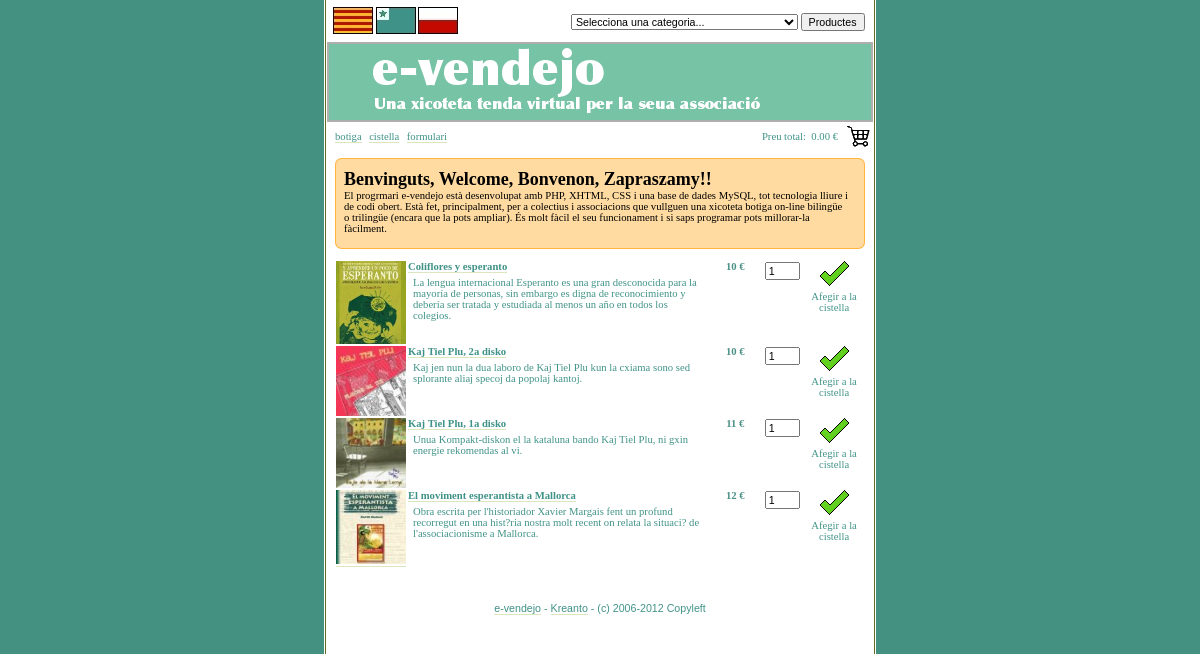
The page / on the database its author committed.
### tables this page shows
CREATE TABLE `configuracions` (
  `id` int(11) NOT NULL auto_increment,
  `camps` text,
  PRIMARY KEY  (`id`)
);

CREATE TABLE `dades` (
  `iddades` int(11) NOT NULL auto_increment,
  `nom` varchar(80) default NULL,
  `descripcio` text,
  `preu` int(5) default NULL,
  `id_categoria` int(2) default NULL,
  `imatge` varchar(50) default NULL,
  `autor` varchar(80) default NULL,
  PRIMARY KEY  (`iddades`)
);

### inc/vortoj_ca.inc (called while the page is built, shortened)
<?php
$botiga = "botiga";
$cistella = "cistella";
$formulari = "formulari";
$preu_total = "Preu total";
$afegir_a_cistella = "Afegir a la cistella";
$selecciona_una_categoria = "Selecciona una categoria...";
$productes = "Productes";
?>

### index.php (the view, shortened to what this page needs)
<?php
if (isset ($_GET['lingvo']))
	{
    	$lingvo = $_GET['lingvo'];
	}
	elseif (preg_match("/^ca/", $_SERVER['HTTP_ACCEPT_LANGUAGE']))
		{
		$lingvo = "ca";
		} else{
		$lingvo = "ca";
			}
?>
<!DOCTYPE HTML PUBLIC "-//W3C//DTD HTML 4.01 Transitional//EN" "http://www.w3.org/TR/xhtml1/DTD/xhtml1-transitional.dtd">
<html xmlns="http://www.w3.org/1999/xhtml" xml:lang="eo" lang="eo">
<head><title>E-vendejo, malgranda elektronika vendejo por via asocio</title>
<link rel="stylesheet" href="./inc/stylesheet.css" type="text/css">
</head>
<?php include ("./inc/capcalera_ca.inc"); ?>
<div id="menucentral">
<table border="0"><tr><td width="200px">
<p><a href="./index.php?lingvo=<?php echo ("$lingvo"); ?>"><?php echo ("$botiga"); ?></a> | <a href="./acxetajxojn.php?lingvo=<?php echo ("$lingvo"); ?>"><?php echo ("$cistella"); ?></a> | <a href="./formularo.php?lingvo=<?php echo ("$lingvo"); ?>"><?php echo ("$formulari"); ?></a></p>
</td><td width="330px" align="right"><p><font color="#3f9287"><?php echo ("$preu_total"); ?>:
</font>
</p></td><td valign="top"><img src="./imatges/icona_cistella.gif" alt=""></td></tr></table>
</div>
<table border="0"><tbody><tr>
<td id="wikibody" valign="top">
<div id="wikitext">
<?php
$variable_categoria=($_GET[categoria]);
if (($variable_categoria))
{
include ("./inc/conexio.php");
$result = mysql_query("SELECT id,nom_categoria FROM categories WHERE id=$variable_categoria",$db);
while($myrow = mysql_fetch_array($result))
{
?>
<font size="4" color="black"><strong><?php echo ("$categoria"); ?></a>: <?php echo ($myrow["nom_categoria"]);?></strong></font><br /><br />
<?php
}
mysql_close($db);
?>
<center>
<div id="taulaPrincipal">
<form NAME="itemsform">
<table border="0" cellspacing="0" width="100%" bgcolor="#ffffff" bordercolor="#dcdcdc" class="">
<?php
include ("./inc/conexio.php");
$result = mysql_query("SELECT dades.iddades, dades.nom, dades.descripcio, dades.preu, dades.id_categoria, dades.imatge, categories.id FROM dades LEFT JOIN categories ON dades.id_categoria=categories.id WHERE categories.id=$variable_categoria",$db);
?>
<?php
while($myrow = mysql_fetch_array($result))
{
?>
      <tr>
      <td valign="top"><a href="./articles.php?lingvo=<?php echo ("$lingvo"); ?>&id=<?php echo ($myrow["iddades"]);?>"><img src="./imatges/productes/<?php echo ($myrow["imatge"]);?>" border="0" alt="producte"/></a></td>
        <td width="300" valign="top"><strong><a href="./articles.php?lingvo=<?php echo ("$lingvo"); ?>&id=<?php echo ($myrow["iddades"]);?>"><?php echo ($myrow["nom"]);?></a></strong><br>
          <p><?php echo ($myrow["descripcio"]);?></p></td>
        <td width="50" align="center" valign="top"><font color="#499087"><b><?php echo ($myrow["preu"]);?> &euro;</b></font></td>
        <td width="40" valign="top" align="center">
          <input TYPE="value" NAME="agregar<?php echo ($myrow["iddades"]);?>" VALUE="1" SIZE="2">
        </td>
        <td width="60" valign="top">
          <center><img src="./imatges/compra.gif" alt="Afegir a la cistella"
onclick="buyItem('<?php echo ($myrow["nom"]);?>','<?php echo ($myrow["preu"]);?>', document.itemsform.agregar<?php echo (
$myrow["iddades"]);?>.value)" /><br/><p><?php echo ("$afegir_a_cistella"); ?></p></center>
        </td>
      </tr>
<?php
}
mysql_close($db);
?>
    </table>
</form>
<?php
} else {
include ("./inc/missio.php");
?>
<center>
<div id="taulaPrincipal">
<form NAME="itemsform">
<table border="0" cellspacing="0" width="100%" bgcolor="#ffffff" bordercolor="#dcdcdc" class="">
<?php
include ("./inc/conexio.php");
$result = mysql_query("SELECT * FROM dades ORDER BY iddades desc limit 10",$db);
while($myrow = mysql_fetch_array($result))
{
?>
      <tr>
      <td valign="top"><a href="./articles.php?lingvo=<?php echo ("$lingvo"); ?>&id=<?php echo ($myrow["iddades"]);?>"><img src="./imatges/productes/<?php echo ($myrow["imatge"]);?>" border="0" alt="producte" width="70" /></a></td>
        <td width="300" valign="top"><strong><a href="./articles.php?lingvo=<?php echo ("$lingvo"); ?>&id=<?php echo ($myrow["iddades"]);?>"><?php echo ($myrow["nom"]);?></a></strong><br>
          <p><?php echo ($myrow["descripcio"]);?></p><td>
        <td width="50" align="center" valign="top"><font color="#499087"><b><?php echo ($myrow["preu"]);?> &euro;</b></font></td>
        <td width="40" valign="top" align="center">
          <input TYPE="value" NAME="agregar<?php echo ($myrow["iddades"]);?>" VALUE="1" SIZE="2">
        </td>
        <td width="60" valign="top">
          <center><img src="./imatges/compra.gif" alt="Afegir a la cistella"
onclick="buyItem('<?php echo ($myrow["nom"]);?>','<?php echo ($myrow["preu"]);?>', document.itemsform.agregar<?php echo ($myrow["iddades"]);?>.value)" /><br/><p><?php echo ("$afegir_a_cistella"); ?></p></center>
        </td>
      </tr>
<?php
}
?>
    </table>
</form>
<?php
}
?>
</div>
</center>
</div>
</td></tr></tbody></table>
</div>
<?php include("inc/peu_ca.inc"); ?>
</div>
</div>
</body>
</html>

### inc/capcalera_ca.inc (shortened to what this page needs)
<body>
<div id="border">
<div id="container">
<div id="content">
<div id="header">
<table border="0" width="100%">
<tbody><tr><td>
<table border="0">
<tbody><tr><td>
<a href="<?php echo ("$PHP_SELF"); ?>?lingvo=ca"><img alt="catala" src="./imatges/catala.jpg" border="0"/></a>&nbsp;<a href="<?php echo ("$PHP_SELF"); ?>?lingvo=eo"><img alt="esperanto" src="./imatges/esperanto.jpg" border="0"/></a>&nbsp;<a href="<?php echo ("$PHP_SELF"); ?>?lingvo=pl"><img alt="polac" src="./imatges/polac.jpg" border="0"/></a>&nbsp
</td></tr></tbody></table>
</td>
<td>
<div id="wikihead">
<form method=POST onSubmit="return dropdown(this.gourl)">
<SELECT NAME="gourl">
<option value="./index.php"><?php echo ("$selecciona_una_categoria"); ?></option>
</select>
<input value="<?php echo ("$productes"); ?>" type="submit">
</form>
</div>
</td></tr></tbody></table>
<a href="./index.php"><img alt="logo" src="imatges/evendejo-<?php echo ("$lingvo"); ?>.png" border="0"/></a>
</div>

### inc/missio.php (shortened to what this page needs)
<div id="mission">
<div class="box">
<div class="w1">
<div class="w2">
<div class="w3">
<div class="w4">
<?php
include("./inc/conexio.php");
$result = mysql_query("SELECT id,camps FROM configuracions WHERE id=1",$db);
while($myrow = mysql_fetch_array($result))
{
echo ($myrow["camps"]);
}
?>
</div>
</div>
</div>
</div>
</div>
<br />

### inc/peu_ca.inc
<div id="peu">
<br><center><br>
<a href="http://e-vendejo.kreanto.com">e-vendejo</a> - <a href="http://kreanto.com">Kreanto</a> - (c) 2006-2012 Copyleft</a> <br /><br />
</center>
</div>

### inc/stylesheet.css (style rules this page uses)
html { margin:0; padding:0; }
body { color:#409388; font-family:100% "Lucida Grande", Verdana, Arial, Sans-Serif; text-align:center; font-size:8pt; margin:0; padding:0; background: #459181; background-image:url(../imatges/fons_container.gif); background-position: center; background-repeat: repeat-y; }
#taulaPrincipal tr { background:#fff; hover:expression(this.onmouseover=new Function("this.style.background='#e2f6ec';"),this.onmouseout=new Function("this.style.background='#FFF';")); }
a { text-decoration:none; color:#3f9287; border-bottom:1px solid #dbe6be; }
#border { width:550px; border-color:#fff; border-style:solid; border-width:0 1px; margin:0 auto; padding:0; }
#container { font-size:8pt; text-align:left; background-color:#fff; border-color:#686923; border-style:solid; border-width:0 1px; margin:0 auto; padding:1px; }
#header { width:99%; border-bottom:0 solid #e1efa2; margin:0; }
#mission .box { background:#FFDBA1; border:1px solid #FFB643; color:#4E3000; }
#mission .box .w1 { background-image:url(imatges/block2-tl.png); background-position:0 0; background-repeat:no-repeat; position:relative; top:-1px; left:-1px; }
#mission .box .w2 { background-image:url(imatges/block2-tr.png); background-position:100% 0; background-repeat:no-repeat; position:relative; left:2px; }
#mission .box .w3 { background-image:url(imatges/block2-br.png); background-position:100% 100%; background-repeat:no-repeat; position:relative; top:2px; }
#mission .box .w4 { background-image:url(imatges/block2-bl.png); background-position:0 100%; background-repeat:no-repeat; position:relative; left:-2px; _height:10px; padding:1px; }
div#menucentral { border-top:solid 1px #FFF; height:22px; color: #fff; font-size:8pt; }
div#menucentral a { text-decoration:none; color:#3f9287; border-bottom:1px solid #dbe6be; }
input,label,textarea,select { font-size:8pt; margin:1px 0; }
#wikihead input { font-size:normal; }
#wikihead { font-size:normal; text-align:right; }
#wikibody { padding-bottom:1em; padding-top:0.5em; }
#peu { font-size:8pt; font-family:arial; }
p,#wikitext { font-size:8pt; padding-left:5px; padding-right:5px; margin-top:0.5em; }
#header a,#content h2 a,#menucentral a,#menucentral2 a,div#a { border-bottom:none; }
form,#wikihead form { margin:0; }

### rows shown on the page
configuracions: camps "Benvinguts, Welcome, Bonvenon, Zapraszamy!! El progrmari e-vendejo està desenvolupat amb PHP, XHTML, CSS i una base de dades MySQL, tot tecnologia lliure i de codi obert. Està fet, principalment, per a colectius i associacions que vullguen una xicoteta botiga on-line bilingüe o trilingüe (encara que la pots ampliar). És molt fàcil el seu funcionament i si saps programar pots millorar-la fàcilment."
dades: imatge (picture), nom "Coliflores y esperanto", descripcio "La lengua internacional Esperanto es una gran desconocida para la mayoría de personas, sin embargo es digna de reconocimiento y debería ser tratada y estudiada al menos un año en todos los colegios.", preu "10"
dades: imatge (picture), nom "Kaj Tiel Plu, 2a disko", descripcio "Kaj jen nun la dua laboro de Kaj Tiel Plu kun la cxiama sono sed splorante aliaj specoj da popolaj kantoj.", preu "10"
dades: imatge (picture), nom "Kaj Tiel Plu, 1a disko", descripcio "Unua Kompakt-diskon el la kataluna bando Kaj Tiel Plu, ni gxin energie rekomendas al vi.", preu "11"
dades: imatge (picture), nom "El moviment esperantista a Mallorca", descripcio "Obra escrita per l'historiador Xavier Margais fent un profund recorregut en una hist?ria nostra molt recent on relata la situaci? de l'associacionisme a Mallorca.", preu "12", iddades "1"

### other values the page prints
$botiga "botiga"
$cistella "cistella"
$formulari "formulari"
$preu_total "Preu total"
form field gourl "Selecciona una categoria..."
